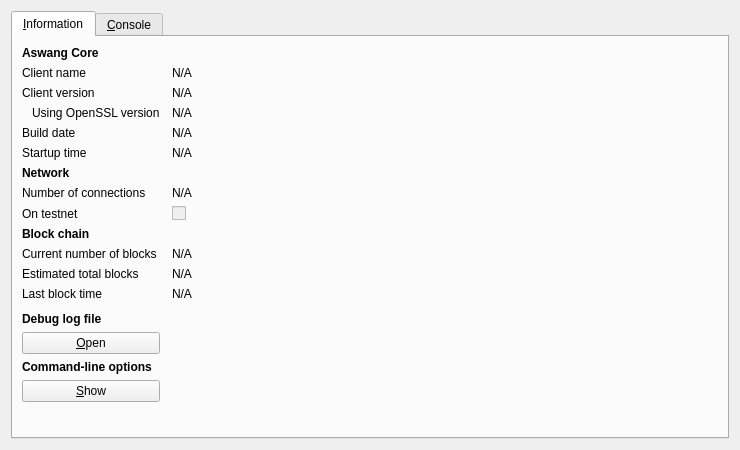
<?xml version="1.0" encoding="UTF-8"?>
<ui version="4.0">
 <class>RPCConsole</class>
 <widget class="QDialog" name="RPCConsole">
  <property name="geometry">
   <rect>
    <x>0</x>
    <y>0</y>
    <width>740</width>
    <height>450</height>
   </rect>
  </property>
  <property name="windowTitle">
   <string>Aswang - Debug window</string>
  </property>
  <layout class="QVBoxLayout" name="verticalLayout_2">
   <item>
    <widget class="QTabWidget" name="tabWidget">
     <property name="currentIndex">
      <number>0</number>
     </property>
     <widget class="QWidget" name="tab_info">
      <attribute name="title">
       <string>&amp;Information</string>
      </attribute>
      <layout class="QGridLayout" name="gridLayout" columnstretch="0,1">
       <property name="horizontalSpacing">
        <number>12</number>
       </property>
       <item row="0" column="0">
        <widget class="QLabel" name="label_9">
         <property name="font">
          <font>
           <weight>75</weight>
           <bold>true</bold>
          </font>
         </property>
         <property name="text">
          <string>Aswang Core</string>
         </property>
        </widget>
       </item>
       <item row="1" column="0">
        <widget class="QLabel" name="label_5">
         <property name="text">
          <string>Client name</string>
         </property>
        </widget>
       </item>
       <item row="1" column="1">
        <widget class="QLabel" name="clientName">
         <property name="cursor">
          <cursorShape>IBeamCursor</cursorShape>
         </property>
         <property name="text">
          <string>N/A</string>
         </property>
         <property name="textFormat">
          <enum>Qt::PlainText</enum>
         </property>
         <property name="textInteractionFlags">
          <set>Qt::LinksAccessibleByMouse|Qt::TextSelectableByKeyboard|Qt::TextSelectableByMouse</set>
         </property>
        </widget>
       </item>
       <item row="2" column="0">
        <widget class="QLabel" name="label_6">
         <property name="text">
          <string>Client version</string>
         </property>
        </widget>
       </item>
       <item row="2" column="1">
        <widget class="QLabel" name="clientVersion">
         <property name="cursor">
          <cursorShape>IBeamCursor</cursorShape>
         </property>
         <property name="text">
          <string>N/A</string>
         </property>
         <property name="textFormat">
          <enum>Qt::PlainText</enum>
         </property>
         <property name="textInteractionFlags">
          <set>Qt::LinksAccessibleByMouse|Qt::TextSelectableByKeyboard|Qt::TextSelectableByMouse</set>
         </property>
        </widget>
       </item>
       <item row="3" column="0">
        <widget class="QLabel" name="label_14">
         <property name="text">
          <string>Using OpenSSL version</string>
         </property>
         <property name="indent">
          <number>10</number>
         </property>
        </widget>
       </item>
       <item row="3" column="1">
        <widget class="QLabel" name="openSSLVersion">
         <property name="cursor">
          <cursorShape>IBeamCursor</cursorShape>
         </property>
         <property name="text">
          <string>N/A</string>
         </property>
         <property name="textFormat">
          <enum>Qt::PlainText</enum>
         </property>
         <property name="textInteractionFlags">
          <set>Qt::LinksAccessibleByMouse|Qt::TextSelectableByKeyboard|Qt::TextSelectableByMouse</set>
         </property>
        </widget>
       </item>
       <item row="4" column="0">
        <widget class="QLabel" name="label_12">
         <property name="text">
          <string>Build date</string>
         </property>
        </widget>
       </item>
       <item row="4" column="1">
        <widget class="QLabel" name="buildDate">
         <property name="cursor">
          <cursorShape>IBeamCursor</cursorShape>
         </property>
         <property name="text">
          <string>N/A</string>
         </property>
         <property name="textFormat">
          <enum>Qt::PlainText</enum>
         </property>
         <property name="textInteractionFlags">
          <set>Qt::LinksAccessibleByMouse|Qt::TextSelectableByKeyboard|Qt::TextSelectableByMouse</set>
         </property>
        </widget>
       </item>
       <item row="5" column="0">
        <widget class="QLabel" name="label_13">
         <property name="text">
          <string>Startup time</string>
         </property>
        </widget>
       </item>
       <item row="5" column="1">
        <widget class="QLabel" name="startupTime">
         <property name="cursor">
          <cursorShape>IBeamCursor</cursorShape>
         </property>
         <property name="text">
          <string>N/A</string>
         </property>
         <property name="textFormat">
          <enum>Qt::PlainText</enum>
         </property>
         <property name="textInteractionFlags">
          <set>Qt::LinksAccessibleByMouse|Qt::TextSelectableByKeyboard|Qt::TextSelectableByMouse</set>
         </property>
        </widget>
       </item>
       <item row="6" column="0">
        <widget class="QLabel" name="label_11">
         <property name="font">
          <font>
           <weight>75</weight>
           <bold>true</bold>
          </font>
         </property>
         <property name="text">
          <string>Network</string>
         </property>
        </widget>
       </item>
       <item row="7" column="0">
        <widget class="QLabel" name="label_7">
         <property name="text">
          <string>Number of connections</string>
         </property>
        </widget>
       </item>
       <item row="7" column="1">
        <widget class="QLabel" name="numberOfConnections">
         <property name="cursor">
          <cursorShape>IBeamCursor</cursorShape>
         </property>
         <property name="text">
          <string>N/A</string>
         </property>
         <property name="textFormat">
          <enum>Qt::PlainText</enum>
         </property>
         <property name="textInteractionFlags">
          <set>Qt::LinksAccessibleByMouse|Qt::TextSelectableByKeyboard|Qt::TextSelectableByMouse</set>
         </property>
        </widget>
       </item>
       <item row="8" column="0">
        <widget class="QLabel" name="label_8">
         <property name="text">
          <string>On testnet</string>
         </property>
        </widget>
       </item>
       <item row="8" column="1">
        <widget class="QCheckBox" name="isTestNet">
         <property name="enabled">
          <bool>false</bool>
         </property>
         <property name="text">
          <string/>
         </property>
        </widget>
       </item>
       <item row="9" column="0">
        <widget class="QLabel" name="label_10">
         <property name="font">
          <font>
           <weight>75</weight>
           <bold>true</bold>
          </font>
         </property>
         <property name="text">
          <string>Block chain</string>
         </property>
        </widget>
       </item>
       <item row="10" column="0">
        <widget class="QLabel" name="label_3">
         <property name="text">
          <string>Current number of blocks</string>
         </property>
        </widget>
       </item>
       <item row="10" column="1">
        <widget class="QLabel" name="numberOfBlocks">
         <property name="cursor">
          <cursorShape>IBeamCursor</cursorShape>
         </property>
         <property name="text">
          <string>N/A</string>
         </property>
         <property name="textFormat">
          <enum>Qt::PlainText</enum>
         </property>
         <property name="textInteractionFlags">
          <set>Qt::LinksAccessibleByMouse|Qt::TextSelectableByKeyboard|Qt::TextSelectableByMouse</set>
         </property>
        </widget>
       </item>
       <item row="11" column="0">
        <widget class="QLabel" name="label_4">
         <property name="text">
          <string>Estimated total blocks</string>
         </property>
        </widget>
       </item>
       <item row="11" column="1">
        <widget class="QLabel" name="totalBlocks">
         <property name="cursor">
          <cursorShape>IBeamCursor</cursorShape>
         </property>
         <property name="text">
          <string>N/A</string>
         </property>
         <property name="textFormat">
          <enum>Qt::PlainText</enum>
         </property>
         <property name="textInteractionFlags">
          <set>Qt::LinksAccessibleByMouse|Qt::TextSelectableByKeyboard|Qt::TextSelectableByMouse</set>
         </property>
        </widget>
       </item>
       <item row="12" column="0">
        <widget class="QLabel" name="label_2">
         <property name="text">
          <string>Last block time</string>
         </property>
        </widget>
       </item>
       <item row="12" column="1">
        <widget class="QLabel" name="lastBlockTime">
         <property name="cursor">
          <cursorShape>IBeamCursor</cursorShape>
         </property>
         <property name="text">
          <string>N/A</string>
         </property>
         <property name="textFormat">
          <enum>Qt::PlainText</enum>
         </property>
         <property name="textInteractionFlags">
          <set>Qt::LinksAccessibleByMouse|Qt::TextSelectableByKeyboard|Qt::TextSelectableByMouse</set>
         </property>
        </widget>
       </item>
       <item row="13" column="0">
        <spacer name="verticalSpacer_2">
         <property name="orientation">
          <enum>Qt::Vertical</enum>
         </property>
         <property name="sizeHint" stdset="0">
          <size>
           <width>20</width>
           <height>20</height>
          </size>
         </property>
        </spacer>
       </item>
       <item row="14" column="0">
        <widget class="QLabel" name="labelDebugLogfile">
         <property name="font">
          <font>
           <weight>75</weight>
           <bold>true</bold>
          </font>
         </property>
         <property name="text">
          <string>Debug log file</string>
         </property>
        </widget>
       </item>
       <item row="15" column="0">
        <widget class="QPushButton" name="openDebugLogfileButton">
         <property name="toolTip">
          <string>Open the Aswang debug log file from the current data directory. This can take a few seconds for large log files.</string>
         </property>
         <property name="text">
          <string>&amp;Open</string>
         </property>
         <property name="autoDefault">
          <bool>false</bool>
         </property>
        </widget>
       </item>
       <item row="16" column="0">
        <widget class="QLabel" name="labelCLOptions">
         <property name="font">
          <font>
           <weight>75</weight>
           <bold>true</bold>
          </font>
         </property>
         <property name="text">
          <string>Command-line options</string>
         </property>
        </widget>
       </item>
       <item row="17" column="0">
        <widget class="QPushButton" name="showCLOptionsButton">
         <property name="toolTip">
          <string>Show the Aswang-Qt help message to get a list with possible Aswang command-line options.</string>
         </property>
         <property name="text">
          <string>&amp;Show</string>
         </property>
         <property name="autoDefault">
          <bool>false</bool>
         </property>
        </widget>
       </item>
       <item row="18" column="0">
        <spacer name="verticalSpacer">
         <property name="orientation">
          <enum>Qt::Vertical</enum>
         </property>
         <property name="sizeHint" stdset="0">
          <size>
           <width>20</width>
           <height>40</height>
          </size>
         </property>
        </spacer>
       </item>
      </layout>
     </widget>
     <widget class="QWidget" name="tab_console">
      <attribute name="title">
       <string>&amp;Console</string>
      </attribute>
      <layout class="QVBoxLayout" name="verticalLayout_3">
       <property name="spacing">
        <number>3</number>
       </property>
       <item>
        <widget class="QTextEdit" name="messagesWidget">
         <property name="minimumSize">
          <size>
           <width>0</width>
           <height>100</height>
          </size>
         </property>
         <property name="readOnly">
          <bool>true</bool>
         </property>
         <property name="tabKeyNavigation" stdset="0">
          <bool>false</bool>
         </property>
         <property name="columnCount" stdset="0">
          <number>2</number>
         </property>
        </widget>
       </item>
       <item>
        <layout class="QHBoxLayout" name="horizontalLayout">
         <property name="spacing">
          <number>3</number>
         </property>
         <item>
          <widget class="QLabel" name="label">
           <property name="text">
            <string notr="true">&gt;</string>
           </property>
          </widget>
         </item>
         <item>
          <widget class="QLineEdit" name="lineEdit"/>
         </item>
         <item>
          <widget class="QPushButton" name="clearButton">
           <property name="maximumSize">
            <size>
             <width>24</width>
             <height>24</height>
            </size>
           </property>
           <property name="toolTip">
            <string>Clear console</string>
           </property>
           <property name="text">
            <string/>
           </property>
           <property name="icon">
            <iconset resource="../bitcoin.qrc">
             <normaloff>:/icons/remove</normaloff>:/icons/remove</iconset>
           </property>
           <property name="shortcut">
            <string notr="true">Ctrl+L</string>
           </property>
           <property name="autoDefault">
            <bool>false</bool>
           </property>
          </widget>
         </item>
        </layout>
       </item>
      </layout>
     </widget>
    </widget>
   </item>
  </layout>
 </widget>
 <resources>
  <include location="../bitcoin.qrc"/>
 </resources>
 <connections/>
</ui>
